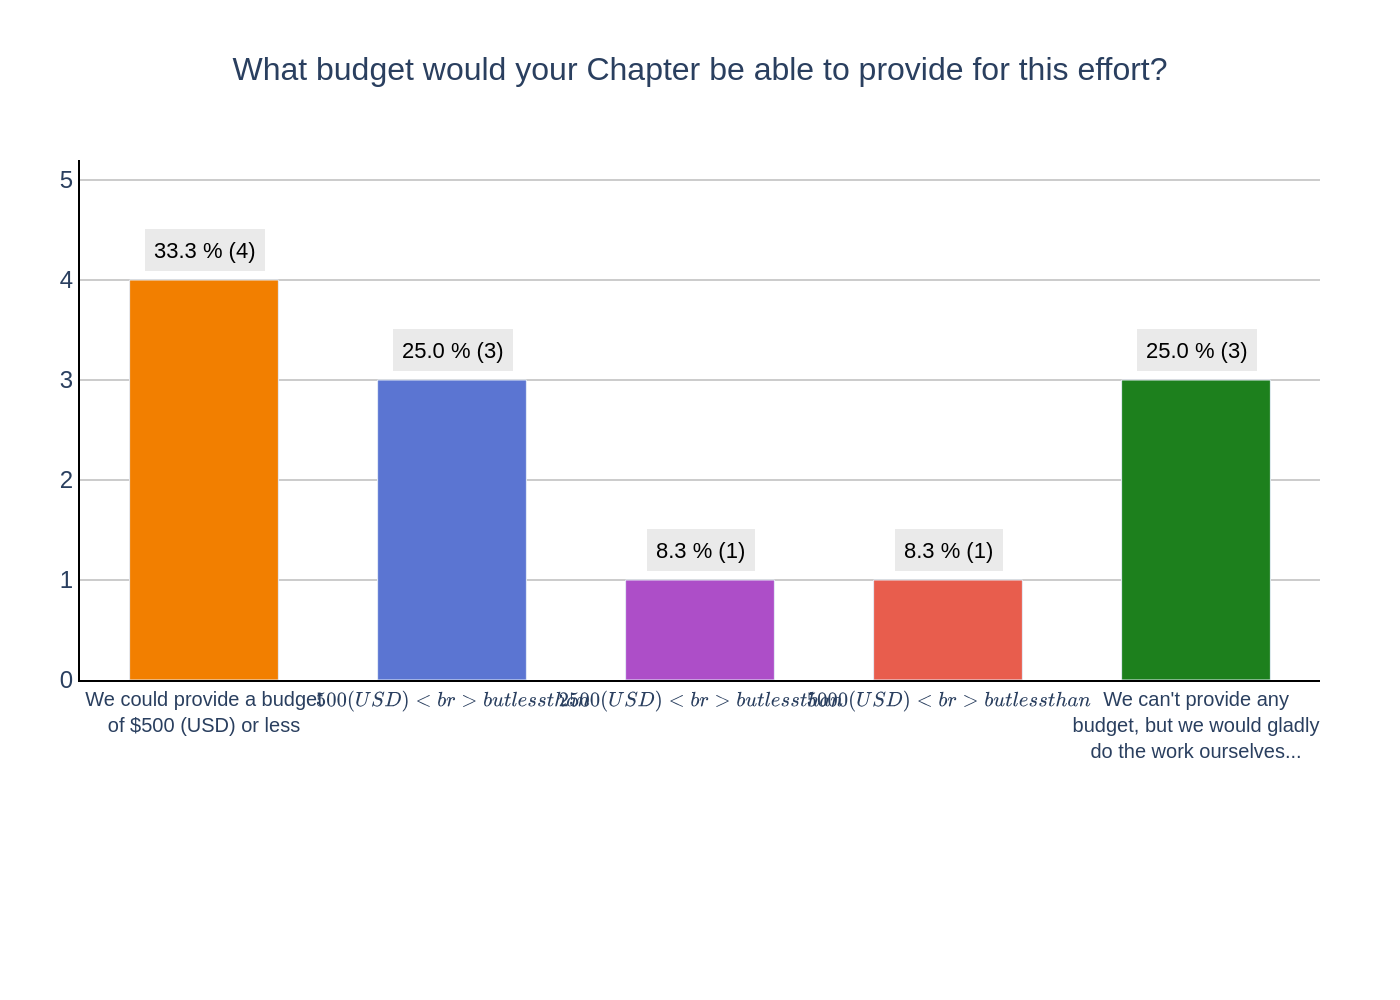

Python code for this plot:
import sys
import json
import plotly.graph_objects as go
from pathlib import Path

# --- Script Execution ---

# Validate and get the input JSON file path from command-line arguments
if len(sys.argv) != 2:
    print("Usage: python create_chart.py <path_to_json_file>")
    sys.exit(1)

json_file_path = Path(sys.argv[1])
if not json_file_path.is_file():
    print(f"Error: JSON file not found at '{json_file_path}'")
    sys.exit(1)

# Load data from the specified JSON file
with open(json_file_path, 'r', encoding='utf-8') as f:
    chart_info = json.load(f)

# Extract data components from the JSON structure
chart_data = chart_info.get('chart_data', [])
texts = chart_info.get('texts', {})
colors = chart_info.get('colors', [])

# Prepare data for Plotly traces
categories = [item['category'] for item in chart_data]
values = [item['value'] for item in chart_data]
annotations_text = [item['annotation'] for item in chart_data]

# Initialize the figure
fig = go.Figure()

# Add the main bar trace
fig.add_trace(go.Bar(
    x=categories,
    y=values,
    marker_color=colors,
    width=0.6,
    hoverinfo='none' # Disable default hover labels
))

# Add annotations with background boxes above each bar
for i in range(len(chart_data)):
    fig.add_annotation(
        x=categories[i],
        y=values[i],
        text=annotations_text[i],
        showarrow=False,
        yshift=15,
        font=dict(
            family="Arial",
            size=11,
            color="black"
        ),
        bgcolor="#EAEAEA",
        borderpad=4
    )

# Configure the chart layout
fig.update_layout(
    title=dict(
        text=texts.get('title'),
        x=0.5,
        font=dict(size=16)
    ),
    xaxis=dict(
        title_text=texts.get('x_axis_title'),
        tickfont=dict(size=10),
        showline=True,
        linewidth=1,
        linecolor='black',
        tickangle=0
    ),
    yaxis=dict(
        title_text=texts.get('y_axis_title'),
        range=[0, 5.2],
        dtick=1,
        showgrid=True,
        gridcolor='#CCCCCC',
        showline=True,
        linewidth=1,
        linecolor='black',
        zeroline=False
    ),
    font=dict(
        family="Arial"
    ),
    plot_bgcolor='white',
    paper_bgcolor='white',
    showlegend=False,
    margin=dict(t=80, b=160, l=40, r=40)
)

# Generate the output image file
base_filename = json_file_path.stem
output_filename = f"{base_filename}.png"
fig.write_image(output_filename, scale=2)

print(f"Chart successfully generated and saved to '{output_filename}'")
